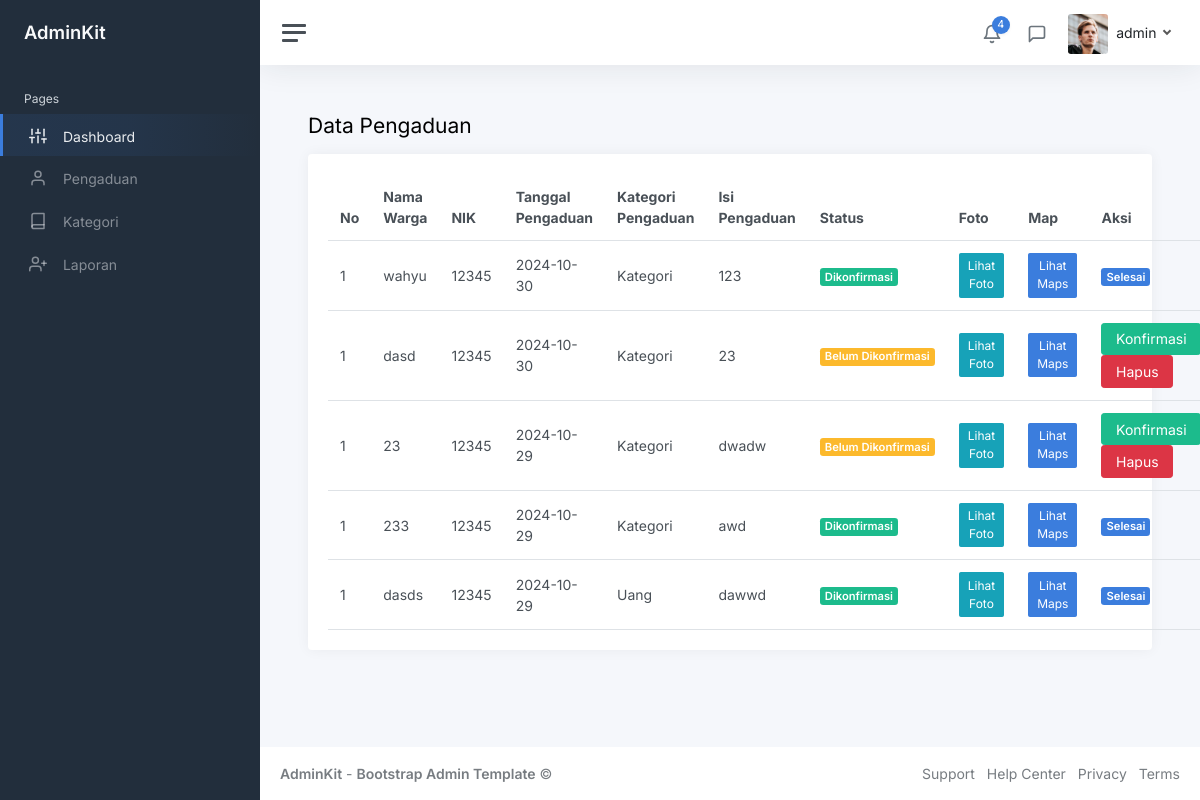
Before: /admin/pengaduan.php (signed in) with the older database file.
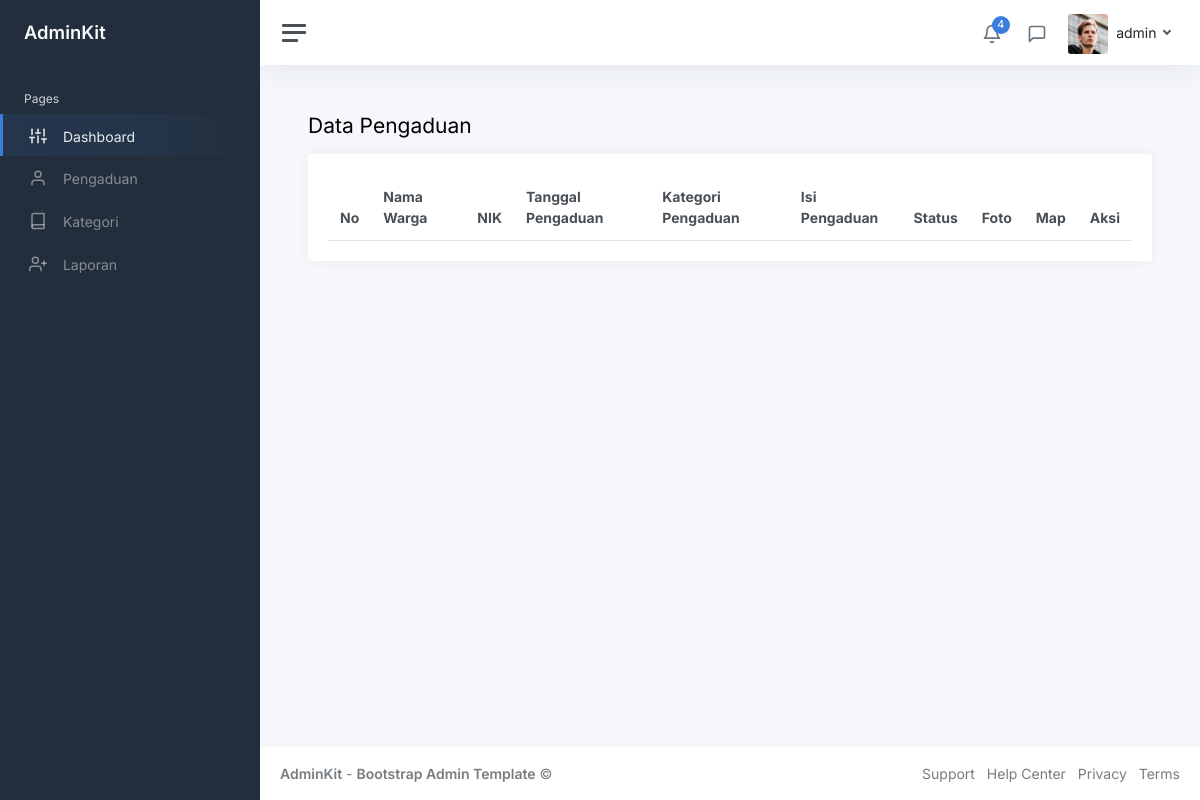
After: the same page with the newer database file.
### tables this page shows
CREATE TABLE `pengaduan` (
  `id` int(11) NOT NULL,
  `nama` varchar(255) NOT NULL,
  `nik` int(50) NOT NULL,
  `email` varchar(255) NOT NULL,
  `telepon` varchar(255) NOT NULL,
  `alamat` text NOT NULL,
  `id_kategori` int(11) NOT NULL,
  `isi_pengaduan` text NOT NULL,
  `status` enum('Belum Dikonfirmasi','Dikonfirmasi') NOT NULL,
  `tanggal` date NOT NULL,
  `latitude` decimal(10,8) NOT NULL,
  `longitude` decimal(11,8) NOT NULL,
  `alamat_lokasi` text NOT NULL,
  `gambar` varchar(255) NOT NULL
);

CREATE TABLE `kategori` (
  `id` int(11) NOT NULL,
  `nama` varchar(255) NOT NULL
);

### admin/pengaduan.php (the view, shortened to what this page needs)
<?php
include '../koneksi.php';
?>
<!DOCTYPE html>
<html lang="en">
<head>
	<link href="https://cdn.jsdelivr.net/npm/bootstrap@5.3.3/dist/css/bootstrap.min.css" rel="stylesheet">
	<link href="../assets/css/app.css" rel="stylesheet">
    <link rel="stylesheet" href="https://unpkg.com/leaflet@1.7.1/dist/leaflet.css" />
</head>
<body>
	<div class="wrapper">
		<nav id="sidebar" class="sidebar js-sidebar">
			<div class="sidebar-content js-simplebar">
				<a class="sidebar-brand" href="index.html">
          <span class="align-middle">AdminKit</span>
        </a>
				<ul class="sidebar-nav">
					<li class="sidebar-header">
						Pages
					</li>
					<li class="sidebar-item active">
						<a class="sidebar-link" href="index.php">
              <i class="align-middle" data-feather="sliders"></i> <span class="align-middle">Dashboard</span>
            </a>
					</li>
					<li class="sidebar-item">
						<a class="sidebar-link" href="pengaduan.php">
              <i class="align-middle" data-feather="user"></i> <span class="align-middle">Pengaduan</span>
            </a>
					</li>
					<li class="sidebar-item">
						<a class="sidebar-link" href="kategori.php">
              <i class="align-middle" data-feather="book"></i> <span class="align-middle">Kategori</span>
            </a>
					</li>
					<li class="sidebar-item">
						<a class="sidebar-link" href="laporan.php">
              <i class="align-middle" data-feather="user-plus"></i> <span class="align-middle">Laporan</span>
            </a>
					</li>
			</div>
		</nav>
		<div class="main">
			<nav class="navbar navbar-expand navbar-light navbar-bg">
				<a class="sidebar-toggle js-sidebar-toggle">
          <i class="hamburger align-self-center"></i>
        </a>
				<div class="navbar-collapse collapse">
					<ul class="navbar-nav navbar-align">
						<li class="nav-item dropdown">
							<a class="nav-icon dropdown-toggle" href="#" id="alertsDropdown" data-bs-toggle="dropdown">
								<div class="position-relative">
									<i class="align-middle" data-feather="bell"></i>
									<span class="indicator">4</span>
								</div>
							</a>
						</li>
						<li class="nav-item dropdown">
							<a class="nav-icon dropdown-toggle" href="#" id="messagesDropdown" data-bs-toggle="dropdown">
								<div class="position-relative">
									<i class="align-middle" data-feather="message-square"></i>
								</div>
							</a>
						</li>
						<li class="nav-item dropdown">
							<a class="nav-link dropdown-toggle d-none d-sm-inline-block" href="#" data-bs-toggle="dropdown">
                <img src="../assets/img/avatars/avatar.jpg" class="avatar img-fluid rounded me-1" alt="Charles Hall" /> <span class="text-dark"><span class="text-dark"><?= $_SESSION['nama_admin'] ?></span>
              </a>
						</li>
					</ul>
				</div>
			</nav>
			<main class="content">
				<div class="container-fluid p-0">
					<div class="mb-3">
						<h1 class="h3 d-inline align-middle">Data Pengaduan</h1>
					</div>
					<div class="row">
                        <div class="col-12 col-lg-12">
                            <div class="card">
								<div class="card-body">
                                <table class="table table-hover my-0">
									<thead>
										<tr>
											<th>No</th>
											<th>Nama Warga</th>
											<th>NIK</th>
											<th>Tanggal Pengaduan</th>
											<th>Kategori Pengaduan</th>
											<th>Isi Pengaduan</th>
											<th>Status</th>
											<th>Foto</th>
											<th>Map</th>
											<th>Aksi</th>
										</tr>
									</thead>
									<tbody>
                                    <?php
                                        $no = 1;
                                        $tampil = mysqli_query($koneksi, "SELECT pengaduan.*, kategori.nama as nama_kategori
                                                                        FROM pengaduan JOIN kategori ON pengaduan.id_kategori = kategori.id ORDER BY id DESC");
                                        while($data = mysqli_fetch_array($tampil)):
                                    ?>
										<tr>
											<td><?= $no ?></td>
											<td><?= $data['nama'] ?></td>
											<td><?= $data['nik'] ?></td>
											<td><?= $data['tanggal'] ?></td>
											<td><?= $data['nama_kategori'] ?></td>
											<td><?= $data['isi_pengaduan'] ?></td>
											<?php if ($data['status'] === 'Belum Dikonfirmasi'): ?>
											<td><span class="badge bg-warning"><?= $data['status'] ?></span></td>
											<?php else: ?>
											<td><span class="badge bg-success"><?= $data['status'] ?></span></td>
											<?php  endif ?>
											<td>
												<button type="button" class="btn btn-info btn-sm"
														onclick="showFoto('<?= $data['gambar'] ?>', '<?= $data['nama'] ?>', '<?= $data['alamat_lokasi'] ?>', '<?= $data['isi_pengaduan'] ?>')">
													<i class="fas fa-image"></i> Lihat Foto
												</button>
											</td>
											<td>
												<button type="button" class="btn btn-primary btn-sm"
														onclick="showMap(<?= $data['latitude'] ?>, <?= $data['longitude'] ?>, '<?= $data['nama'] ?>', '<?= $data['alamat_lokasi'] ?>')">
													<i class="fas fa-map-marker-alt"></i> Lihat Maps
												</button>
											</td>
											<td>
											<?php if ($data['status'] === 'Belum Dikonfirmasi'): ?>
												<a href="konfirmasi.php?id=<?= $data['id']?>" onclick="return confirm('Apakah Anda Yakin Ingin Konfirmasi Data?')" class="btn btn-success">Konfirmasi</a>
                                                <a href="pengaduan.php?hal=hapus&id=<?= $data['id']?>" onclick="return confirm('Apakah Anda Yakin Ingin Menghapus Data?')" class="btn btn-danger">Hapus</a>
											<?php else: ?>
											<span class="badge bg-primary">Selesai</span>
											<?php  endif ?>
                                            </td>
										</tr>
                                        <?php
                                            endwhile;
                                        ?>
									</tbody>
								</table>
								</div>
							</div>
                        </div>
                    </div>
				</div>
			</main>
			<footer class="footer">
				<div class="container-fluid">
					<div class="row text-muted">
						<div class="col-6 text-start">
							<p class="mb-0">
								<a class="text-muted" href="https://adminkit.io/" target="_blank"><strong>AdminKit</strong></a> - <a class="text-muted" href="https://adminkit.io/" target="_blank"><strong>Bootstrap Admin Template</strong></a>								&copy;
							</p>
						</div>
						<div class="col-6 text-end">
							<ul class="list-inline">
								<li class="list-inline-item">
									<a class="text-muted" href="https://adminkit.io/" target="_blank">Support</a>
								</li>
								<li class="list-inline-item">
									<a class="text-muted" href="https://adminkit.io/" target="_blank">Help Center</a>
								</li>
								<li class="list-inline-item">
									<a class="text-muted" href="https://adminkit.io/" target="_blank">Privacy</a>
								</li>
								<li class="list-inline-item">
									<a class="text-muted" href="https://adminkit.io/" target="_blank">Terms</a>
								</li>
							</ul>
						</div>
					</div>
				</div>
			</footer>
		</div>
	</div>
</body>
</html>

Changed rows visible on the page:
removed pengaduan: nama "wahyu", nik "12345", tanggal "2024-10-30", id_kategori.nama "Kategori", isi_pengaduan "123", status "Dikonfirmasi", shows "Selesai"
removed pengaduan: nama "dasd", nik "12345", tanggal "2024-10-30", id_kategori.nama "Kategori", isi_pengaduan "23", status "Belum Dikonfirmasi"
removed pengaduan: nama "23", nik "12345", tanggal "2024-10-29", id_kategori.nama "Kategori", isi_pengaduan "dwadw", status "Belum Dikonfirmasi"
removed pengaduan: nama "233", nik "12345", tanggal "2024-10-29", id_kategori.nama "Kategori", isi_pengaduan "awd", status "Dikonfirmasi", shows "Selesai"
removed pengaduan: nama "dasds", nik "12345", tanggal "2024-10-29", id_kategori.nama "Uang", isi_pengaduan "dawwd", status "Dikonfirmasi", shows "Selesai"
